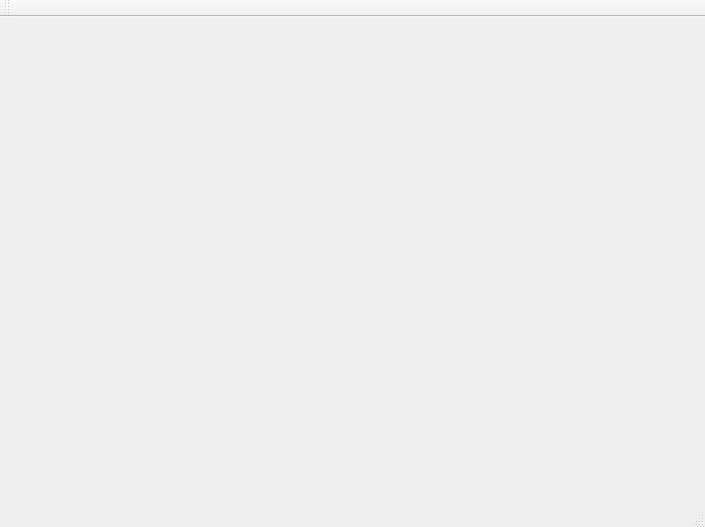
<?xml version="1.0" encoding="UTF-8"?>
<ui version="4.0">
 <class>MainWindowClass</class>
 <widget class="QMainWindow" name="MainWindowClass">
  <property name="geometry">
   <rect>
    <x>0</x>
    <y>0</y>
    <width>705</width>
    <height>527</height>
   </rect>
  </property>
  <property name="windowTitle">
   <string>MainWindow</string>
  </property>
  <widget class="QWidget" name="centralWidget"/>
  <widget class="QMenuBar" name="menuBar">
   <property name="geometry">
    <rect>
     <x>0</x>
     <y>0</y>
     <width>705</width>
     <height>22</height>
    </rect>
   </property>
  </widget>
  <widget class="QToolBar" name="mainToolBar">
   <attribute name="toolBarArea">
    <enum>TopToolBarArea</enum>
   </attribute>
   <attribute name="toolBarBreak">
    <bool>false</bool>
   </attribute>
  </widget>
  <widget class="QStatusBar" name="statusBar"/>
 </widget>
 <layoutdefault spacing="6" margin="11"/>
 <resources>
  <include location="mainwindow.qrc"/>
 </resources>
 <connections/>
</ui>
